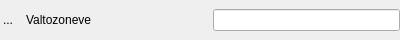
<ui version="4.0" >
 <class>oas_attribute_widget</class>
 <widget class="QWidget" name="oas_attribute_widget" >
  <property name="geometry" >
   <rect>
    <x>0</x>
    <y>0</y>
    <width>400</width>
    <height>40</height>
   </rect>
  </property>
  <property name="sizePolicy" >
   <sizepolicy vsizetype="Fixed" hsizetype="Preferred" >
    <horstretch>0</horstretch>
    <verstretch>0</verstretch>
   </sizepolicy>
  </property>
  <property name="minimumSize" >
   <size>
    <width>0</width>
    <height>40</height>
   </size>
  </property>
  <property name="maximumSize" >
   <size>
    <width>16777215</width>
    <height>40</height>
   </size>
  </property>
  <property name="windowTitle" >
   <string>Form</string>
  </property>
  <layout class="QGridLayout" name="gridLayout" >
   <property name="margin" >
    <number>0</number>
   </property>
   <property name="spacing" >
    <number>0</number>
   </property>
   <item row="0" column="0" >
    <layout class="QHBoxLayout" name="oas_widget_main_layout" >
     <item>
      <widget class="QToolButton" name="oas_widget_led" >
       <property name="sizePolicy" >
        <sizepolicy vsizetype="Fixed" hsizetype="Fixed" >
         <horstretch>0</horstretch>
         <verstretch>0</verstretch>
        </sizepolicy>
       </property>
       <property name="minimumSize" >
        <size>
         <width>16</width>
         <height>16</height>
        </size>
       </property>
       <property name="maximumSize" >
        <size>
         <width>16</width>
         <height>16</height>
        </size>
       </property>
       <property name="text" >
        <string>...</string>
       </property>
       <property name="icon" >
        <iconset>
         <normaloff>../../../../../../opt/OpenTools/Icons/green-on-32.png</normaloff>../../../../../../opt/OpenTools/Icons/green-on-32.png</iconset>
       </property>
       <property name="autoRaise" >
        <bool>true</bool>
       </property>
      </widget>
     </item>
     <item>
      <spacer name="oas_wiget_spacer_w" >
       <property name="orientation" >
        <enum>Qt::Horizontal</enum>
       </property>
       <property name="sizeType" >
        <enum>QSizePolicy::Fixed</enum>
       </property>
       <property name="sizeHint" stdset="0" >
        <size>
         <width>10</width>
         <height>5</height>
        </size>
       </property>
      </spacer>
     </item>
     <item>
      <widget class="QLabel" name="oas_name_w_label" >
       <property name="sizePolicy" >
        <sizepolicy vsizetype="Fixed" hsizetype="Preferred" >
         <horstretch>0</horstretch>
         <verstretch>0</verstretch>
        </sizepolicy>
       </property>
       <property name="text" >
        <string>Valtozoneve</string>
       </property>
      </widget>
     </item>
     <item>
      <widget class="QLineEdit" name="oas_widget_editor" >
       <property name="sizePolicy" >
        <sizepolicy vsizetype="Fixed" hsizetype="Preferred" >
         <horstretch>0</horstretch>
         <verstretch>0</verstretch>
        </sizepolicy>
       </property>
      </widget>
     </item>
    </layout>
   </item>
  </layout>
 </widget>
 <resources/>
 <connections/>
</ui>
